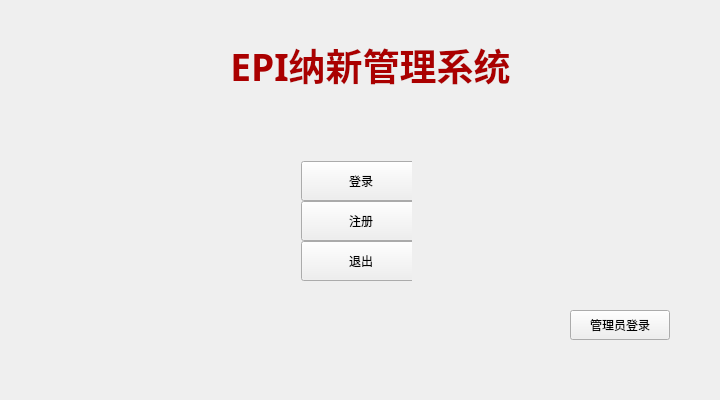
<?xml version="1.0" encoding="UTF-8"?>
<ui version="4.0">
 <class>MainWindow</class>
 <widget class="QMainWindow" name="MainWindow">
  <property name="geometry">
   <rect>
    <x>0</x>
    <y>0</y>
    <width>720</width>
    <height>400</height>
   </rect>
  </property>
  <property name="minimumSize">
   <size>
    <width>720</width>
    <height>400</height>
   </size>
  </property>
  <property name="maximumSize">
   <size>
    <width>720</width>
    <height>400</height>
   </size>
  </property>
  <property name="windowTitle">
   <string>MainWindow</string>
  </property>
  <property name="styleSheet">
   <string notr="true">border-image: url(:/build-NewMember-Desktop_Qt_5_9_2_MinGW_32bit-Debug/image/MainBackground.png);</string>
  </property>
  <widget class="QWidget" name="centralWidget">
   <property name="autoFillBackground">
    <bool>false</bool>
   </property>
   <property name="styleSheet">
    <string notr="true"/>
   </property>
   <widget class="QPushButton" name="RootLoginButton">
    <property name="geometry">
     <rect>
      <x>570</x>
      <y>310</y>
      <width>100</width>
      <height>30</height>
     </rect>
    </property>
    <property name="minimumSize">
     <size>
      <width>100</width>
      <height>30</height>
     </size>
    </property>
    <property name="styleSheet">
     <string notr="true">border-image:\*url()</string>
    </property>
    <property name="text">
     <string>管理员登录</string>
    </property>
   </widget>
   <widget class="QLabel" name="label">
    <property name="geometry">
     <rect>
      <x>160</x>
      <y>20</y>
      <width>421</width>
      <height>91</height>
     </rect>
    </property>
    <property name="font">
     <font>
      <family>仿宋</family>
      <pointsize>26</pointsize>
     </font>
    </property>
    <property name="styleSheet">
     <string notr="true">border-image:\*url()</string>
    </property>
    <property name="text">
     <string>&lt;html&gt;&lt;head/&gt;&lt;body&gt;&lt;p align=&quot;center&quot;&gt;&lt;span style=&quot; font-size:28pt; font-weight:600; color:#aa0000;&quot;&gt;EPI纳新管理系统&lt;/span&gt;&lt;/p&gt;&lt;/body&gt;&lt;/html&gt;</string>
    </property>
   </widget>
   <widget class="QWidget" name="layoutWidget">
    <property name="geometry">
     <rect>
      <x>290</x>
      <y>150</y>
      <width>122</width>
      <height>136</height>
     </rect>
    </property>
    <layout class="QVBoxLayout" name="verticalLayout">
     <item>
      <widget class="QPushButton" name="LoginButton">
       <property name="minimumSize">
        <size>
         <width>120</width>
         <height>40</height>
        </size>
       </property>
       <property name="maximumSize">
        <size>
         <width>120</width>
         <height>40</height>
        </size>
       </property>
       <property name="styleSheet">
        <string notr="true">border-image:\*url()</string>
       </property>
       <property name="text">
        <string>登录</string>
       </property>
      </widget>
     </item>
     <item>
      <widget class="QPushButton" name="SignUpButton">
       <property name="minimumSize">
        <size>
         <width>120</width>
         <height>40</height>
        </size>
       </property>
       <property name="styleSheet">
        <string notr="true">border-image:\*url()</string>
       </property>
       <property name="text">
        <string>注册</string>
       </property>
      </widget>
     </item>
     <item>
      <widget class="QPushButton" name="ExitButton">
       <property name="minimumSize">
        <size>
         <width>120</width>
         <height>40</height>
        </size>
       </property>
       <property name="styleSheet">
        <string notr="true">border-image:\*url()</string>
       </property>
       <property name="text">
        <string>退出</string>
       </property>
      </widget>
     </item>
    </layout>
   </widget>
  </widget>
 </widget>
 <layoutdefault spacing="6" margin="11"/>
 <resources/>
 <connections/>
</ui>
